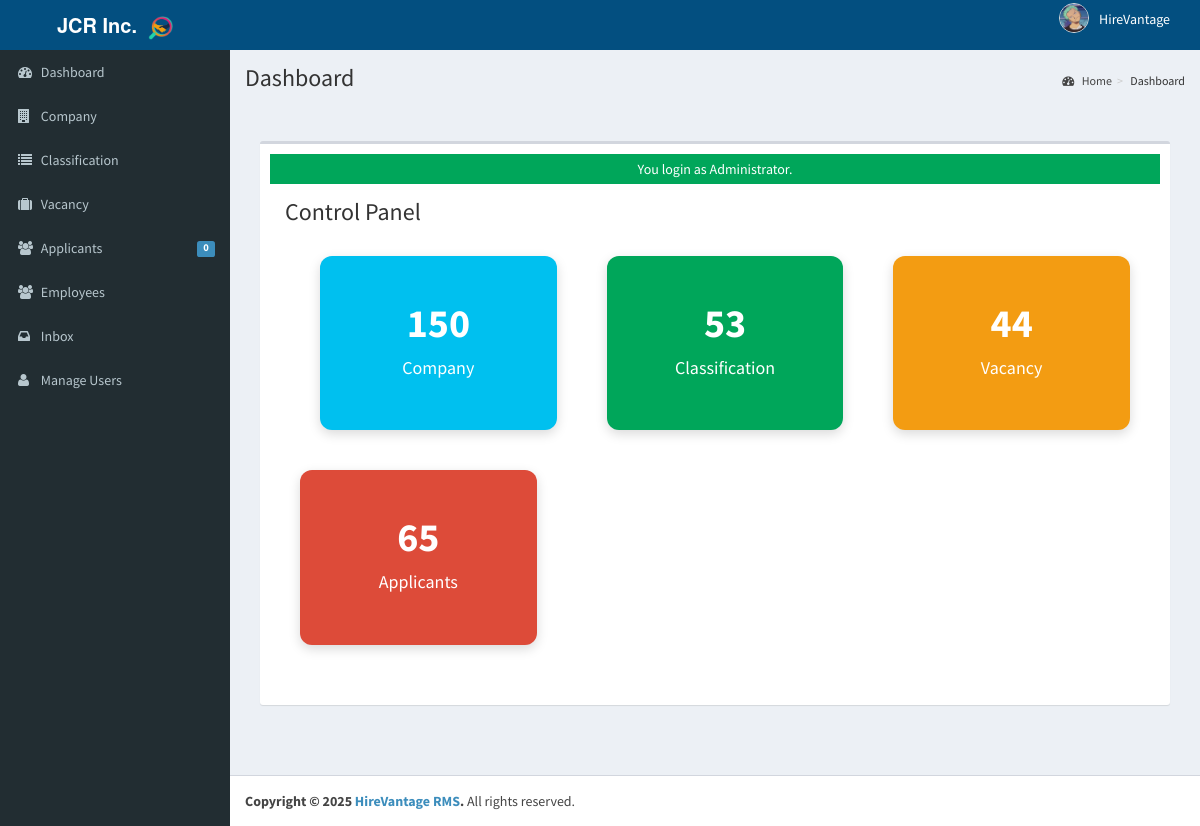
Page /admin/index.php (signed in) on the committed database.
### tables this page shows
CREATE TABLE `tblusers` (
  `USERID` varchar(30) NOT NULL,
  `FULLNAME` varchar(40) NOT NULL,
  `USERNAME` varchar(90) NOT NULL,
  `PASS` varchar(90) NOT NULL,
  `ROLE` varchar(30) NOT NULL,
  `PICLOCATION` varchar(255) NOT NULL
);

### admin/index.php (called while the page is built, shortened)
<?php
require_once("../include/initialize.php");
$view = (isset($_GET['page']) && $_GET['page'] != '') ? $_GET['page'] : '';
switch ($view) {
  default :
    $title="Dashboard";
}
require_once("theme/admin.php");
?>

### include/database.php (called while the page is built, shortened)
<?php
class Database {
    private $conn;
    private $sql_string = '';
    public function open_connection() {
        $this->conn = new mysqli(server, user, pass, database_name);
    }
    public function setQuery($sql = '') {
        $this->sql_string = $sql;
    }
    public function executeQuery() {
        $result = $this->conn->query($this->sql_string);
        return $result;
    }
    private function confirm_query($result) {
        return $result;
    }
    public function loadSingleResult() {
        $cur = $this->executeQuery();
        $data = $cur->fetch_object();
        return $data;
    }
}
$mydb = new Database();
?>

### include/accounts.php (called while the page is built, shortened)
<?php
require_once(LIB_PATH.DS.'database.php');
class User {
	protected static  $tblname = "tblusers";
	function single_user($id=""){
			global $mydb;
			$mydb->setQuery("SELECT * FROM ".self::$tblname."
				Where USERID= '{$id}' LIMIT 1");
			$cur = $mydb->loadSingleResult();
			return $cur;
	}
}
?>

### include/function.php (called while the page is built, shortened)
<?php
function currentpage(){
		$this_page = $_SERVER['SCRIPT_NAME'];
	    $bits = explode('/',$this_page);
		 return $bits[3];
	}
		?>

### admin/theme/admin.php (the view, shortened to what this page needs)
<!DOCTYPE html>
<html>
    <head>
        <link rel="stylesheet" href="<?php echo web_root;?>bootstrap/css/bootstrap.min.css">
        <link rel="stylesheet" href="<?php echo web_root;?>plugins/font-awesome/css/font-awesome.min.css">
        <link rel="stylesheet" href="<?php echo web_root;?>dist/css/AdminLTE.min.css">
        <link rel="stylesheet" href="<?php echo web_root;?>dist/css/skins/_all-skins.min.css">
        <link rel="stylesheet" href="<?php echo web_root;?>plugins/iCheck/flat/blue.css">
        <link rel="stylesheet" href="<?php echo web_root;?>plugins/morris/morris.css">
        <link rel="stylesheet" href="<?php echo web_root;?>plugins/jvectormap/jquery-jvectormap-1.2.2.css">
        <link href="<?php echo web_root; ?>plugins/datepicker/bootstrap-datetimepicker.min.css" rel="stylesheet" media="screen">
        <link rel="stylesheet" href="<?php echo web_root;?>plugins/dataTables/jquery.dataTables.min.css">
        <link rel="stylesheet" href="<?php echo web_root;?>plugins/bootstrap-wysihtml5/bootstrap3-wysihtml5.min.css">
    </head>
 <body class="hold-transition skin-blue fixed sidebar-mini">
<div class="wrapper">
  <header class="main-header">
    <a href="" class="logo" data-toggle="offcanvas" role="button" style="background-color:#034f80;">
    <span class="logo-lg">
        <b>JCR Inc.</b>&nbsp;
        <img src="<?php echo web_root; ?>admin/logohire2.png" width="25px" alt="Logo"/>
    </span>
</a>
    <nav class="navbar navbar-static-top" role="navigation" style="background-color:#034f80;">
      <div class="navbar-custom-menu">
    <ul class="nav navbar-nav">
        <?php
            $user = New User();
            $singleuser = $user->single_user($_SESSION['ADMIN_USERID']);
            if ($singleuser && isset($singleuser->PICLOCATION) && isset($singleuser->FULLNAME)) {
        ?>
        <li class="dropdown user user-menu" style="padding-right: 20px;">
            <a href="#" class="dropdown-toggle" data-toggle="dropdown" style="display: flex; align-items: center; padding: 5px 10px; border-radius: 5px; transition: background-color 0.3s ease;">
                <img src="<?php echo web_root.'admin/user/'. $singleuser->PICLOCATION;?>" class="user-image" alt="User Image" style="margin-right: 10px; border-radius: 50%; width: 30px; height: 30px; object-fit: cover; border: 1px solid #ddd;">
                <span class="hidden-xs" style="font-weight: 500; "><?php echo $singleuser->FULLNAME; ?></span>
            </a>
        </li>
        <?php
            }
        ?>
    </ul>
</div>
    </nav>
  </header>
  <aside class="main-sidebar">
    <section class="sidebar">
      <ul class="sidebar-menu">
        <li  class="<?php echo (currentpage() == 'index.php') ? "active" : false;?>" >
          <a href="<?php echo web_root ;?>admin/">
            <i class="fa fa-dashboard"></i> <span>Dashboard</span>
          </a>
        </li>
        <li class="<?php echo (currentpage() == 'company') ? "active" : false;?>" >
          <a href="<?php echo web_root ;?>admin/company/">
            <i class="fa fa-building"></i> <span>Company</span>
          </a>
        </li>
        <li class="<?php echo (currentpage() == 'category') ? "active" : false;?>" >
          <a href="<?php echo web_root ;?>admin/category/">
            <i class="fa fa-list"></i> <span>Classification</span>
          </a>
        </li>
        <li class="<?php echo (currentpage() == 'vacancy') ? "active" : false;?>" >
          <a href="<?php echo web_root ;?>admin/vacancy/">
            <i class="fa fa-suitcase"></i> <span>Vacancy</span>
          </a>
        </li>
        <li class="<?php echo (currentpage() == 'applicants') ? "active" : false;?>" >
          <a href="<?php echo web_root ;?>admin/applicants/">
            <i class="fa fa-users"></i> <span>Applicants</span>
            <span class="label label-primary pull-right">
              <?php
                $sql = "SELECT count(*) as 'APPL' FROM `tbljobregistration` WHERE `PENDINGAPPLICATION`=1";
                $mydb->setQuery($sql);
                $pending = $mydb->loadSingleResult();
                echo $pending->APPL;
              ?>
            </span>
          </a>
        </li>
        <li class="<?php echo (currentpage() == 'employee') ? "active" : false;?>" >
          <a href="<?php echo web_root ;?>admin/employee/">
            <i class="fa fa-users"></i> <span>Employees</span>
          </a>
        </li>
        <li class="<?php echo (currentpage() == 'inbox') ? "active" : false;?>" >
          <a href="<?php echo web_root ;?>admin/inbox/">
            <i class="fa fa-inbox"></i></i> <span>Inbox</span>
          </a>
        </li>
         <li class="<?php echo (currentpage() == 'user') ? "active" : false;?>">
          <a href="<?php echo web_root; ?>admin/user/">
            <i class="fa fa-user"></i> <span>Manage Users</span> </a>
        </li>
      </ul>
    </section>
  </aside>
  <div class="content-wrapper">
  <section class="content-header">
      <h1>
        <?php echo isset($title) ? $title : ''; ?>
      </h1>
      <ol class="breadcrumb">
        <?php
          if ($title!='Home') {
            $active_title = '';
            if (isset($_GET['view'])) {
              $active_title = '<li class='.$active_title.'><a href="index.php">'.$title.'</a></li>';
            }else{
              $active_title = '<li class='.$active_title.'>'.$title.'</li>';
            }
            echo '<li><a href='.web_root.'admin/><i class="fa fa-dashboard"></i> Home</a></li>';
            echo  $active_title;
          }
        ?>
      </ol>
    </section>
         <section class="content">
          <div class="row">
            <div class="col-xs-12">
              <div class="box">
                <div class="box-body">
             </div>
             </div>
  <footer class="main-footer">
    <strong>Copyright &copy; 2025 <a href="#">HireVantage RMS</a>.</strong> All rights
    reserved.
  </footer>
    </body>
</html>

### admin/home.php (style rules this page uses)
.content { padding: 30px; }
.row { display: flex; justify-content: space-between; gap: 20px; flex-wrap: wrap; }

### rows in the picture
tblusers: PICLOCATION (picture), FULLNAME "HireVantage"

### other values in the picture
$pending->APPL "0"
$title "Dashboard"
$_SESSION['message'] "You login as Administrator."
